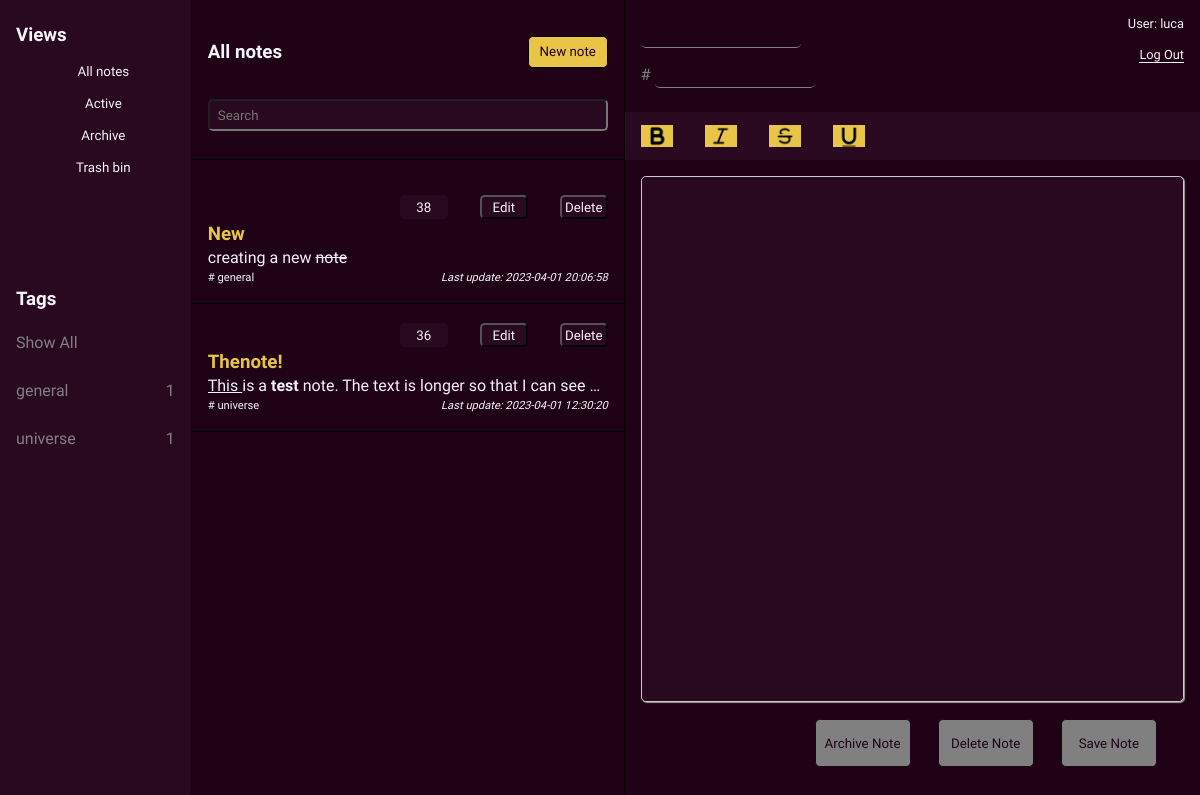
The page / (signed in) on the database its author committed.
### tables this page shows
CREATE TABLE notes (
	id INTEGER UNIQUE,
	title TEXT,
	description TEXT,
	tag TEXT,
	date DATETIME DEFAULT CURRENT_TIMESTAMP,
	status TEXT NOT NULL,
	user_id INTEGER,
	PRIMARY KEY (id),
	FOREIGN KEY (user_id) REFERENCES users(id)
	);

CREATE TABLE users (
id INTEGER PRIMARY KEY AUTOINCREMENT NOT NULL,
username TEXT NOT NULL,
hash TEXT NOT NULL,
email TEXT NOT NULL
);

### app.py (the view)
@app.route("/", methods=["GET", "POST"])
@login_required
def index():
    current_username = db.execute(
        "SELECT username FROM users WHERE id = ?", session["user_id"])[0]["username"]
    id = request.form.get("note-id")
    status = {"active_status": "active", "deleted_status": "deleted", "archived_status": "archived"}
    tags = db.execute(
        "SELECT tag, COUNT(*) AS number FROM notes WHERE user_id = ? AND status = ? GROUP BY tag", session["user_id"], status["active_status"])
    all_notes = db.execute("SELECT * FROM notes WHERE user_id = ? ORDER BY id DESC ", session["user_id"])
    active_notes = db.execute("SELECT * FROM notes WHERE user_id = ? AND status = ? ORDER BY id DESC ", session["user_id"], status["active_status"])
    deleted_notes = db.execute("SELECT * FROM notes WHERE user_id = ? AND status = ? ORDER BY id DESC ", session["user_id"], status["deleted_status"])
    archived_notes = db.execute("SELECT * FROM notes WHERE user_id = ? AND status = ? ORDER BY id DESC ", session["user_id"], status["archived_status"])
    if request.method == "POST":
        if request.form['action'] == 'All notes':
            return render_template('index.html', notes=all_notes, tags=tags, current_username=current_username)
        elif request.form['action'] == 'Active':
            return render_template('index.html', notes=active_notes, tags=tags, current_username=current_username)
        elif request.form['action'] == 'Archive':
            return render_template('index.html', notes=archived_notes, tags=tags, current_username=current_username)
        elif request.form['action'] == 'Trash bin':
            return render_template('index.html', notes=deleted_notes, tags=tags, current_username=current_username)
        elif request.form['action'] == 'New note':
            return render_template('index.html', notes=active_notes, tags=tags, current_username=current_username)
        elif request.form['action'] == 'Empty note':
            return render_template('index.html', notes=active_notes, tags=tags, current_username=current_username)
        elif request.form['action'] == 'Edit':
            note = db.execute("SELECT id, title, tag, description, user_id FROM notes WHERE id = ? AND user_id = ?", id, session["user_id"])
            textarea = note[0]["description"]
            title = note[0]["title"]
            tag = note[0]["tag"]
            id = note[0]["id"]
            return render_template("index.html", id=id, notes=active_notes, tag=tag, tags=tags, title=title, textarea=textarea, current_username=current_username)
        elif request.form['action'] == 'Delete':
            db.execute("UPDATE notes SET status = ? WHERE id = ? AND user_id = ?", status["deleted_status"], id, session["user_id"])
            return redirect("/")
        elif request.form['action'] == 'Delete Note':
            current_id = request.form.get("current-note-id")
            if current_id:
                db.execute("UPDATE notes SET status = ? WHERE id = ? AND user_id = ?", status["deleted_status"], current_id, session["user_id"])
                return redirect("/")
            return redirect("/")
        elif request.form['action'] == 'Archive Note':
            current_id = request.form.get("current-note-id")
            if current_id:
                db.execute("UPDATE notes SET status = ? WHERE id = ? AND user_id = ?", status["archived_status"], current_id, session["user_id"])
                return redirect("/")
            return redirect("/")
        elif request.form['action'] == 'Save Note':
            title = request.form.get("note-title").capitalize()
            tag = request.form.get("note-tag").lower()
            text = request.form.get("text-area")
            current_id = request.form.get("current-note-id")
            if current_id:
                current_note = db.execute("SELECT * FROM notes WHERE id = ? AND user_id = ?", current_id, session["user_id"])[0]
                if not title:
                    title = current_note["title"]
                if not tag:
                    tag = current_note["tag"]
                if not text:
                    text = current_note["description"]
                db.execute("UPDATE notes SET title = ?, description = ?, tag = ?, status = ?, date = CURRENT_TIMESTAMP WHERE id = ? and user_id = ?", title, text, tag, status["active_status"], current_id, session["user_id"])
            else:
                db.execute("INSERT INTO notes (title, description, tag, status, user_id) VALUES (?, ?, ?, ?, ?)", title, text, tag, status["active_status"], session["user_id"])
            return redirect("/")
        elif request.form['action'] == '+':
            text =" "
            return render_template("index.html", textarea=text, notes=active_notes, tags=tags, current_username=current_username)
        else:
            return render_template("index.html", notes=active_notes, tags=tags, current_username=current_username)
    else:
        return render_template("index.html", notes=active_notes, tags=tags, current_username=current_username)

### app.py (called while the page is built)
@app.after_request
def after_request(response):
    response.headers["Cache-Control"] = "no-cache, no-store, must-revalidate"
    response.headers["Expires"] = 0
    response.headers["Pragma"] = "no-cache"
    return response

### helpers.py (called while the page is built)
def login_required(f):
    @wraps(f)
    def decorated_function(*args, **kwargs):
        if session.get("user_id") is None:
            return redirect("/login")
        return f(*args, **kwargs)
    return decorated_function

### templates/index.html (shortened to what this page needs)
{% extends "layout.html" %}
{% block body %}
    <nav class="navbar full-height">
        <div class="nav_views" id="primary-navigation">
            <div class="views_top">
                <h3>Views</h3>
            </div>
            <nav class="views_nav">
                <ul>
                    <form action="/" method="post">
                        <li><input class="nav-view-item" type="submit" name="action" value="All notes"></li>
                        <li><input class="nav-view-item" type="submit" name="action" value="Active"></li>
                        <li><input class="nav-view-item" type="submit" name="action" value="Archive"></li>
                        <li><input class="nav-view-item" type="submit" name="action" value="Trash bin"></li>
                </form>
                </ul>
            </nav>
        </div>
        <nav class="nav_tags">
            <h3 id="tag-list-title">Tags</h3>
                <ul>
                    <li class="nav-tag-item" id="nav-tag-item-show-all"><p class="navbar-tag">Show All</p></li>
                    {% for tag in tags %}
                    <li class="nav-tag-item">
                        <p class="navbar-tag">{{ tag.tag }}</p>
                        <p>{{ tag.number }}</p>
                    </li>
                    {% endfor %}
                </ul>
            </nav>
    </nav>
    <div class="scroll_bar full-height">
        <div class="scroll_top">
            <h3>All notes</h3>
            <form action="/" method="post">
                <input type="submit" name="action" value="New note" id="add-note-btn">
            </form>
            <input type="search" autocomplete="off" autofocus placeholder="Search" id="input-search">
        </div>
        <div class="scroll_bottom">
            {% for note in notes %}
            <div class="notes">
                <form action="/" method="post" class="scroll-bar-note-header">
                    <input name="note-id" type="text" value="{{ note.id }}" id="scroll-bar-note-id">
                    <input type="submit" name="action" value="Edit" id="scroll-bar-note-edit-icon">
                    <input type="submit" name="action" value="Delete" id="scroll-bar-note-delete-icon" class="delete-note-btn">
                </form>
                <h3 class="scroll-bar-note-title">{{ note.title }}</h3>
                <div class="scroll-bar-description-container">
                    <p class="scroll-bar-note-description">{{ note.description | safe }}</p>
                </div>
                <footer class="scroll-bar-note-footer">
                    <p class="scroll-bar-note-tag">{{ note.tag }}</p>
                    <p class="scroll-bar-note-timestamp">Last update: {{ note.date }}</p>
                </footer>
            </div>
            {% endfor %}
        </div>
    </div>
    <section class="note-text" id="note-text">
        <form action="/" method="post" id="note-text-form">
            <div class="note-section-top">
                <input autocomplete="off" autofocus id="note-title" name="note-title" placeholder="{{ title }}" type="text">
                <div id="current-username">
                    <p>User: {{ current_username }}</p>
                    <p id="logout-p"><a id="logout-link" class="nav-link" href="/logout">Log Out</a></p>
                </div>
                <div id="note-tag-before"><input autocomplete="off" autofocus id="note-tag" name="note-tag"
                        placeholder="{{ tag }}" type="text"></div>
                <nav class="note-text-nav">
                    <ul>
                        <li class="text-editor-btn"><img src="/static/images/Icons/bold_icon.png" alt="bold icon" id="bold-icon"></li>
                        <li class="text-editor-btn"><img src="/static/images/Icons/italic_icon.png" alt="italic icon" id="italic-icon"></li>
                        <li class="text-editor-btn"><img src="/static/images/Icons/strikethrough_icon.png" alt="strikethrough icon" id="strikethrough-icon"></li>
                        <li class="text-editor-btn"><img src="/static/images/Icons/underline_icon.png" alt="underline icon" id="underline-icon"></li>
                    </ul>
                </nav>
            </div>
            <div class="note-text-textarea">
                <div class="note-text_bottom" contenteditable>{{ textarea | safe }}</div>
                <div class="note-section-save-div">
                    <input name="action" value="Archive Note" type="submit" class="note-section-footer-btn archive-note-btn">
                    <input name="action" value="Delete Note" type="submit" class="note-section-footer-btn delete-note-btn">
                    <input name="action" value="Save Note" type="submit" class="note-section-footer-btn" id="save-note-btn">
                </div>
            </div>
        </form>
    </section>
{% endblock %}

### templates/layout.html (shortened to what this page needs)
<!DOCTYPE html>
<html lang="en">
<head>
    <link rel="stylesheet" href="/static/styles.css">
    <link rel="stylesheet" href="/static/navbar.css">
    <link rel="stylesheet" href="/static/notes.css">
    <link rel="stylesheet" href="/static/text_section.css">
    <link rel="stylesheet" href="/static/login.css">
</head>
    <body>
        {% block body %}
        {% endblock %}
    </body>
</html>

### static/styles.css (style rules this page uses)
:root { --main-bg-color: rgb(31, 2, 22); --secondary-bg-color: rgb(40, 9, 31); --text-color-light: rgb(244, 244, 249); --text-color-medium: grey; --text-color-dark: black; --accent-color: rgb(232, 197, 71); --deleted-color: rgba(255, 0, 0, 0.308); --archived-color: rgba(232, 197, 71, 0.286); --standard-border-color: black; --main-border-radius: 0.3rem; --standard-border-width: 1px; --standard-btn-height: 1.5rem; }
* { margin: 0; padding: 0; box-sizing: border-box; font-family: 'Didact Gothic', sans-serif; color: var(--text-color); }
a { text-decoration: none; color: inherit; }
li { list-style: none; }
input[type="text"], input[type="password"] { border-radius: var(--main-border-radius); padding: 0.5rem; outline: none; }
input[type="submit"] { outline: none; cursor: pointer; border-radius: var(--main-border-radius); }
.full-height { height: 100svh; }
@media (width >=1081px) { body { display: grid; grid-template-columns: 1fr 2fr 3fr; grid-template-rows: 1fr; } }

### static/navbar.css (style rules this page uses)
:root { --main-bg-color: rgb(31, 2, 22); --secondary-bg-color: rgb(40, 9, 31); --text-color-light: rgb(244, 244, 249); --text-color-medium: grey; --text-color-dark: black; --accent-color: rgb(232, 197, 71); --deleted-color: rgba(255, 0, 0, 0.308); --archived-color: rgba(232, 197, 71, 0.286); --standard-border-color: black; --main-border-radius: 0.3rem; --standard-border-width: 1px; --standard-btn-height: 1.5rem; }
@media (width >=1081px) { .navbar { border-right: var(--standard-border-width) solid var(--standard-border-color); padding: 1rem 0; background-color: var(--secondary-bg-color); } }
@media (width >=1081px) { .nav_views { display: flex; flex-direction: column; height: 25%; } }
@media (width >=1081px) { .views_top { flex: 1; display: grid; grid-template-columns: 2fr 1fr; padding: 0 1rem; align-items: center; color: var(--text-color-light); } }
@media (width >=1081px) { .views_nav { flex: 4; } }
@media (width >=1081px) { .views_nav ul form { height: 100%; display: flex; flex-direction: column; justify-content: space-evenly; margin: 0; padding: 0; border: var(--standard-border-width) solid transparent; } }
@media (width >=1081px) { .nav-view-item { background-color: var(--secondary-bg-color); border: none; width: 100%; height: 2rem; display: flex; align-items: center; padding-left: 1rem; transition: all 0.3s ease-out; color: var(--text-color-light); } }
@media (width >=1081px) { .nav_tags { height: max-content; margin-top: 5rem; } }
@media (width >=1081px) { #tag-list-title { margin-left: 1rem; color: var(--text-color-light); } }
@media (width >=1081px) { .nav-tag-item { margin: 1rem 0; width: 100%; height: var(--standard-btn-height); display: flex; flex-direction: row; align-items: center; justify-content: space-between; padding: 1rem 1rem; transition: all 0.3s ease-out; border-radius: var(--main-border-radius); } }
@media (width >=1081px) { .nav-tag-item p { color: var(--text-color-medium); } }
@media (width >=1081px) { .navbar-tag { width: 5rem; } }

### static/login.css (style rules this page uses)
:root { --main-bg-color: rgb(31, 2, 22); --secondary-bg-color: rgb(40, 9, 31); --text-color-light: rgb(244, 244, 249); --text-color-dark: black; --accent-color: rgb(232, 197, 71); --deleted-color: rgba(255, 0, 0, 0.308); --archived-color: rgba(232, 197, 71, 0.286); --standard-border-color: black; --main-border-radius: 0.3rem; --standard-border-width: 1px; --standard-btn-height: 1.5rem; }

### rows shown on the page
notes: note-id "38", title "New", description "creating a new note", tag "general", date "2023-04-01 20:06:58"
notes: note-id "36", title "Thenote!", description "This is a test note. The text is longer so that I can see…", tag "universe", date "2023-04-01 12:30:20"
users: username "luca"

### other values the page prints
{{ tag.tag }} "general" "universe"
{{ tag.number }} "1" "1"
